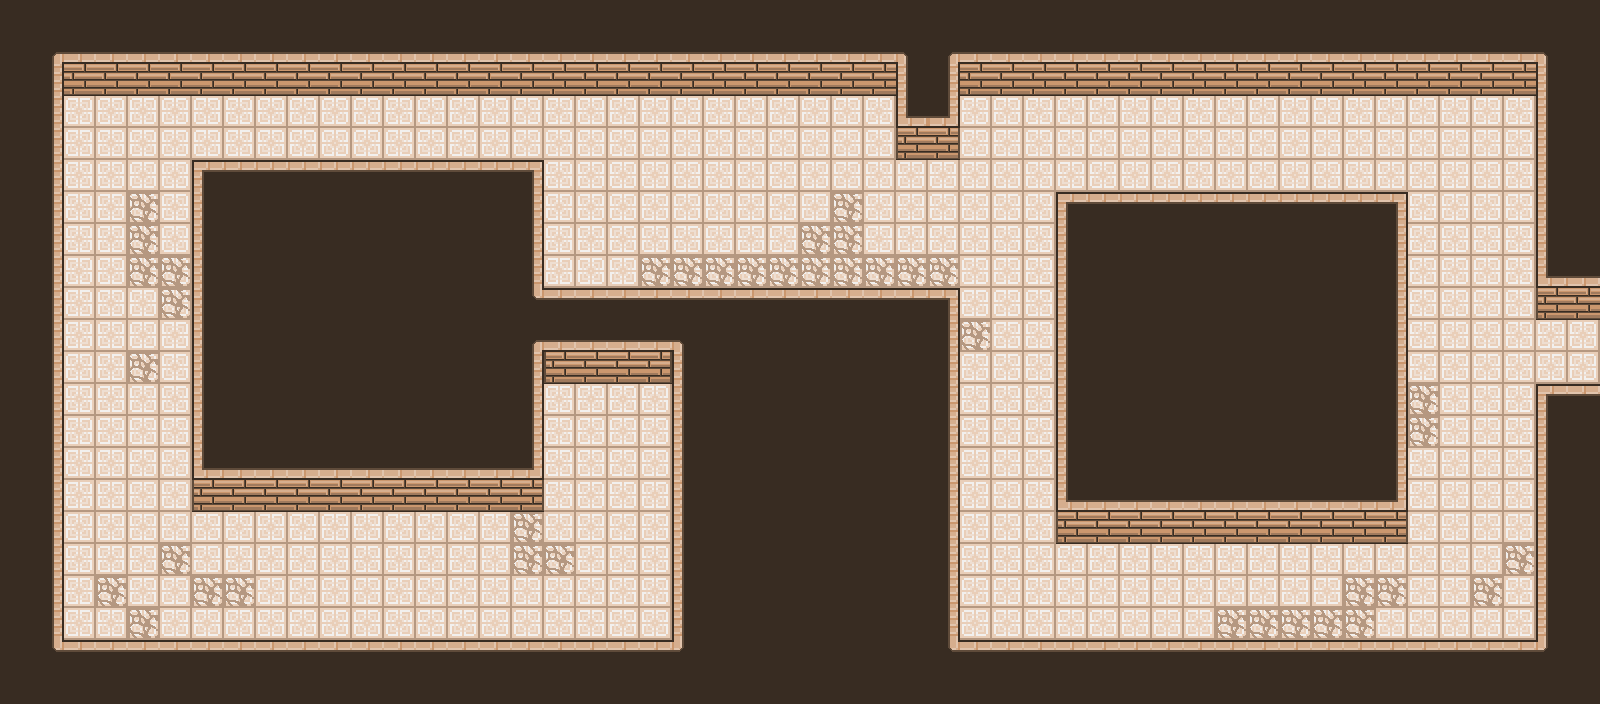

A level layout from a 2D game, rendered from its tile map. Below: a short description, then the map file with tile-grid data replaced by summaries:
An orthogonal 50x22 tile map with 32x32 px tiles, 2 tile layers (background, collide).

<map version="1.2" tiledversion="1.3.2" orientation="orthogonal" renderorder="right-down" compressionlevel="0" width="50" height="22" tilewidth="32" tileheight="32" infinite="0" nextlayerid="3" nextobjectid="1">
 <editorsettings>
  <export target="sand-map-1.json" format="json" />
 </editorsettings>
 <tileset firstgid="1" name="sandstone-tiles" tilewidth="32" tileheight="32" tilecount="24" columns="6">
  <properties>
   <property name="collides" type="bool" value="false" />
  </properties>
  <image source="sandstone-tiles.png" width="192" height="128" />
  <tile id="0">
   <properties>
    <property name="collides" type="bool" value="true" />
   </properties>
  </tile>
  <tile id="1">
   <properties>
    <property name="collides" type="bool" value="true" />
   </properties>
  </tile>
  <tile id="2">
   <properties>
    <property name="collides" type="bool" value="true" />
   </properties>
  </tile>
  <tile id="3">
   <properties>
    <property name="collides" type="bool" value="true" />
   </properties>
  </tile>
  <tile id="4">
   <properties>
    <property name="collides" type="bool" value="true" />
   </properties>
  </tile>
  <tile id="5">
   <properties>
    <property name="collides" type="bool" value="true" />
   </properties>
  </tile>
  <tile id="6">
   <properties>
    <property name="collides" type="bool" value="true" />
   </properties>
  </tile>
  <tile id="7">
   <properties>
    <property name="collides" type="bool" value="true" />
   </properties>
  </tile>
  <tile id="8">
   <properties>
    <property name="collides" type="bool" value="true" />
   </properties>
  </tile>
  <tile id="9">
   <properties>
    <property name="collides" type="bool" value="true" />
   </properties>
  </tile>
  <tile id="10">
   <properties>
    <property name="collides" type="bool" value="true" />
   </properties>
  </tile>
  <tile id="11">
   <properties>
    <property name="collides" type="bool" value="true" />
   </properties>
  </tile>
  <tile id="12">
   <properties>
    <property name="collides" type="bool" value="true" />
   </properties>
  </tile>
  <tile id="15">
   <properties>
    <property name="collides" type="bool" value="true" />
   </properties>
  </tile>
  <tile id="16">
   <properties>
    <property name="collides" type="bool" value="true" />
   </properties>
  </tile>
  <tile id="18">
   <properties>
    <property name="collides" type="bool" value="true" />
   </properties>
  </tile>
  <tile id="19">
   <properties>
    <property name="collides" type="bool" value="true" />
   </properties>
  </tile>
  <tile id="20">
   <properties>
    <property name="collides" type="bool" value="true" />
   </properties>
  </tile>
  <tile id="21">
   <properties>
    <property name="collides" type="bool" value="true" />
   </properties>
  </tile>
  <tile id="22">
   <properties>
    <property name="collides" type="bool" value="true" />
   </properties>
  </tile>
 </tileset>
 <layer id="1" name="background" width="50" height="22">
  <data>[1100 cells, 1100 non-empty, 2 distinct tile ids]</data>
 </layer>
 <layer id="2" name="collide" width="50" height="22">
  <data>[1100 cells, 671 non-empty, 19 distinct tile ids]</data>
 </layer>
</map>